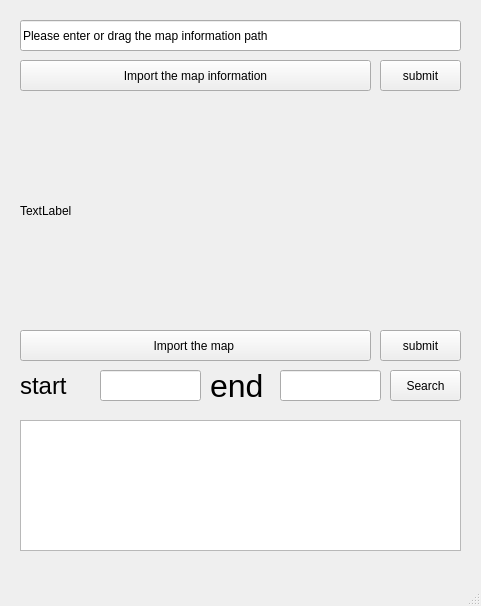
<?xml version="1.0" encoding="UTF-8"?>
<ui version="4.0">
 <class>toThere</class>
 <widget class="QMainWindow" name="toThere">
  <property name="geometry">
   <rect>
    <x>0</x>
    <y>0</y>
    <width>481</width>
    <height>606</height>
   </rect>
  </property>
  <property name="windowTitle">
   <string>MainWindow</string>
  </property>
  <widget class="QWidget" name="centralwidget">
   <widget class="QLineEdit" name="put">
    <property name="geometry">
     <rect>
      <x>20</x>
      <y>20</y>
      <width>441</width>
      <height>31</height>
     </rect>
    </property>
    <property name="text">
     <string>Please enter or drag the map information path</string>
    </property>
   </widget>
   <widget class="QPushButton" name="btn1">
    <property name="geometry">
     <rect>
      <x>20</x>
      <y>60</y>
      <width>351</width>
      <height>31</height>
     </rect>
    </property>
    <property name="text">
     <string>Import the map information</string>
    </property>
   </widget>
   <widget class="QLabel" name="label">
    <property name="geometry">
     <rect>
      <x>20</x>
      <y>100</y>
      <width>441</width>
      <height>221</height>
     </rect>
    </property>
    <property name="text">
     <string>TextLabel</string>
    </property>
   </widget>
   <widget class="QLabel" name="label_2">
    <property name="geometry">
     <rect>
      <x>20</x>
      <y>370</y>
      <width>71</width>
      <height>31</height>
     </rect>
    </property>
    <property name="font">
     <font>
      <pointsize>18</pointsize>
     </font>
    </property>
    <property name="text">
     <string>start</string>
    </property>
   </widget>
   <widget class="QLineEdit" name="lineEdit">
    <property name="geometry">
     <rect>
      <x>100</x>
      <y>370</y>
      <width>101</width>
      <height>31</height>
     </rect>
    </property>
    <property name="font">
     <font>
      <pointsize>18</pointsize>
     </font>
    </property>
    <property name="text">
     <string/>
    </property>
   </widget>
   <widget class="QLabel" name="label_3">
    <property name="geometry">
     <rect>
      <x>210</x>
      <y>370</y>
      <width>71</width>
      <height>31</height>
     </rect>
    </property>
    <property name="font">
     <font>
      <pointsize>24</pointsize>
     </font>
    </property>
    <property name="text">
     <string>end</string>
    </property>
   </widget>
   <widget class="QLineEdit" name="lineEdit_2">
    <property name="geometry">
     <rect>
      <x>280</x>
      <y>370</y>
      <width>101</width>
      <height>31</height>
     </rect>
    </property>
    <property name="font">
     <font>
      <pointsize>18</pointsize>
     </font>
    </property>
    <property name="text">
     <string/>
    </property>
   </widget>
   <widget class="QPushButton" name="btn3">
    <property name="geometry">
     <rect>
      <x>390</x>
      <y>370</y>
      <width>71</width>
      <height>31</height>
     </rect>
    </property>
    <property name="text">
     <string>Search</string>
    </property>
   </widget>
   <widget class="QTextEdit" name="textEdit">
    <property name="geometry">
     <rect>
      <x>20</x>
      <y>420</y>
      <width>441</width>
      <height>131</height>
     </rect>
    </property>
   </widget>
   <widget class="QPushButton" name="btn2">
    <property name="geometry">
     <rect>
      <x>20</x>
      <y>330</y>
      <width>351</width>
      <height>31</height>
     </rect>
    </property>
    <property name="text">
     <string>Import the map </string>
    </property>
   </widget>
   <widget class="QPushButton" name="sbtn1">
    <property name="geometry">
     <rect>
      <x>380</x>
      <y>60</y>
      <width>81</width>
      <height>31</height>
     </rect>
    </property>
    <property name="text">
     <string>submit</string>
    </property>
   </widget>
   <widget class="QPushButton" name="sbtn2">
    <property name="geometry">
     <rect>
      <x>380</x>
      <y>330</y>
      <width>81</width>
      <height>31</height>
     </rect>
    </property>
    <property name="text">
     <string>submit</string>
    </property>
   </widget>
  </widget>
  <widget class="QMenuBar" name="menubar">
   <property name="geometry">
    <rect>
     <x>0</x>
     <y>0</y>
     <width>481</width>
     <height>22</height>
    </rect>
   </property>
  </widget>
  <widget class="QStatusBar" name="statusbar"/>
 </widget>
 <resources/>
 <connections/>
</ui>
